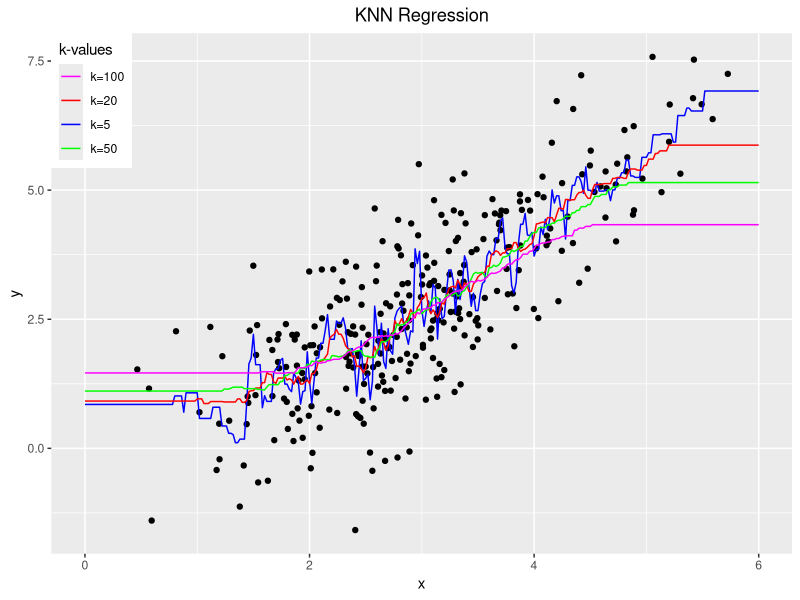
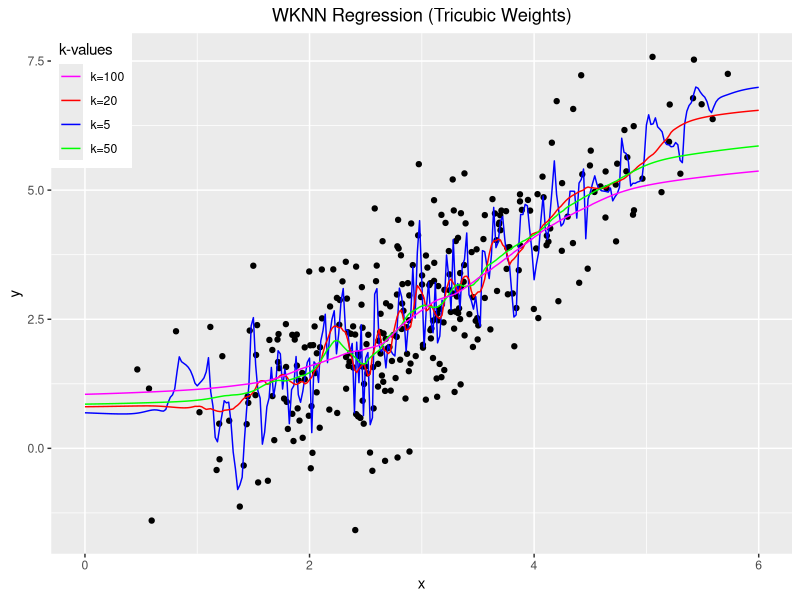
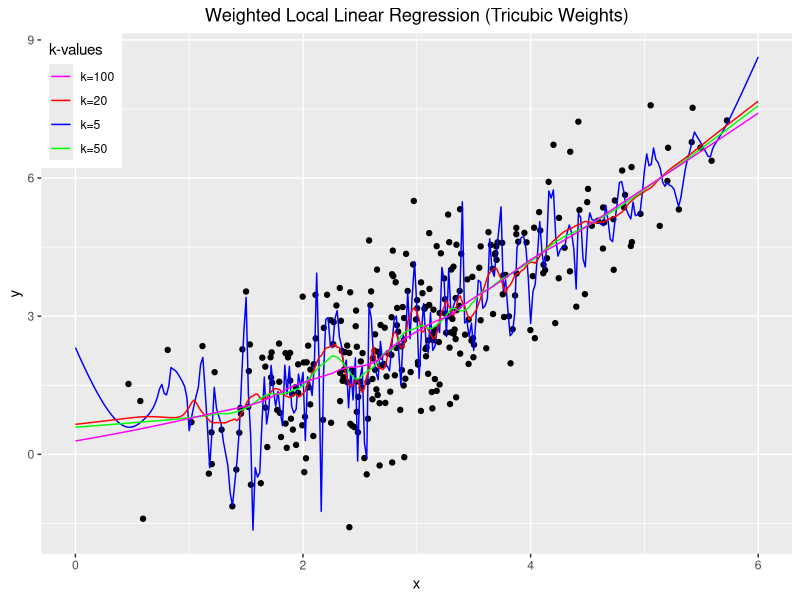
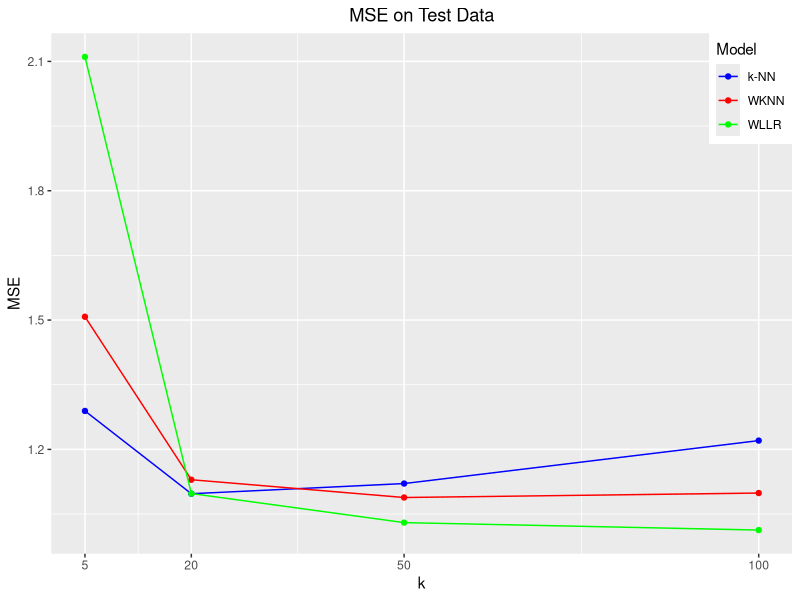

Write R code to recreate these figures, in order.
## ---- chunk 1
library(tidyverse)

set.seed(20231101)

n <- 300
x <- rnorm(n, 3, 1)
e <- rnorm(n, 0, 1)
y <- 0.5 + 0.1 * x + 0.2 * x^2 + e

m <- 300
x_test <- rnorm(m, 3, 1)
e_test <- rnorm(m, 0, 1)
y_test <- 0.5 + 0.1 * x_test + 0.2 * x_test^2 + e_test

x_grid <- seq(0, 6, by=0.02)

## ---- chunk 2
simple_knn <- function(k, x_0, x_data, y_data){
"Returns the k-NN regression prediction for a single x_0 value"
distances <- abs(x_data - x_0)
nearest_indices <- order(distances)[1:k]
return(mean(y_data[nearest_indices]))
}

k_values <- c(5, 20, 50, 100)
x_grid_predictions <- matrix(NA, nrow=length(x_grid), ncol=length(k_values))
for (i in seq_along(k_values)){
  x_grid_predictions[,i] <- map_dbl(x_grid, ~simple_knn(k_values[i], .x, x, y))
}

colors <- c("k=5" = "#0000FF", "k=20" = "#FF0000",
            "k=50" = "#00FF00", "k=100" = "#FF00FF")

ggplot(data.frame(x=x, y=y), aes(x=x, y=y)) +
geom_point() +
geom_line(data=data.frame(x=x_grid, y=x_grid_predictions),
aes(x=x, y=x_grid_predictions[,1], color=paste0("k=",k_values[1]))) +
geom_line(data=data.frame(x=x_grid, y=x_grid_predictions),
aes(x=x, y=x_grid_predictions[,2], color=paste0("k=",k_values[2]))) +
geom_line(data=data.frame(x=x_grid, y=x_grid_predictions),
aes(x=x, y=x_grid_predictions[,3], color=paste0("k=",k_values[3]))) +
geom_line(data=data.frame(x=x_grid, y=x_grid_predictions),
aes(x=x, y=x_grid_predictions[,4], color=paste0("k=",k_values[4]))) +
labs(x="x", y="y", title="KNN Regression", color="k-values") +
theme(plot.title=element_text(hjust=0.5)) +
scale_color_manual(values = colors) +
theme(legend.position = c(0, 1), legend.justification = c(0, 1))

## ---- chunk 3
wknn_tricubic <- function(k, x_0, x_data, y_data){
"Returns the weighted k-NN regression prediction for a
single x_0 value using tricubic weights"
distances <- abs(x_data - x_0)
nearest_indices <- order(distances)[1:k]
k_neighboors <- x_data[nearest_indices]
w_til <- (1-(abs(k_neighboors - x_0) / max(abs(k_neighboors - x_0)))^3)^3
w <- w_til / sum(w_til)
return(sum(w * y_data[nearest_indices]))
}

k_values <- c(5, 20, 50, 100)
x_grid_predictions <- matrix(NA, nrow=length(x_grid), ncol=length(k_values))
for (i in seq_along(k_values)){
  x_grid_predictions[,i] <- map_dbl(x_grid, ~wknn_tricubic(k_values[i], .x, x, y))
}



colors <- c("k=5" = "#0000FF", "k=20" = "#FF0000",
            "k=50" = "#00FF00", "k=100" = "#FF00FF")

ggplot(data.frame(x=x, y=y), aes(x=x, y=y)) +
geom_point() +
geom_line(data=data.frame(x=x_grid, y=x_grid_predictions),
aes(x=x, y=x_grid_predictions[,1], color=paste0("k=",k_values[1]))) +
geom_line(data=data.frame(x=x_grid, y=x_grid_predictions),
aes(x=x, y=x_grid_predictions[,2], color=paste0("k=",k_values[2]))) +
geom_line(data=data.frame(x=x_grid, y=x_grid_predictions),
aes(x=x, y=x_grid_predictions[,3], color=paste0("k=",k_values[3]))) +
geom_line(data=data.frame(x=x_grid, y=x_grid_predictions),
aes(x=x, y=x_grid_predictions[,4], color=paste0("k=",k_values[4]))) +
labs(x="x", y="y", title="WKNN Regression (Tricubic Weights)", color="k-values") +
theme(plot.title=element_text(hjust=0.5)) +
scale_color_manual(values = colors) +
theme(legend.position = c(0, 1), legend.justification = c(0, 1))

## ---- chunk 4
weighted_local_lm <- function(k, x_0, x_data, y_data){
"Returns the prediction of a local linear model with tricubic weights"
distances <- abs(x_data - x_0)
nearest_indices <- order(distances)[1:k]
k_neighboors <- x_data[nearest_indices]
w_til <- (1-(abs(k_neighboors - x_0) / max(abs(k_neighboors - x_0)))^3)^3
w <- w_til / sum(w_til)
w_lm <- lm(y_data[nearest_indices] ~ x_data[nearest_indices], weights=w)
beta_0 <- w_lm$coefficients[1]
beta_1 <- w_lm$coefficients[2]
return(beta_0 + beta_1 * x_0)
}


k_values <- c(5, 20, 50, 100)
x_grid_predictions <- matrix(NA, nrow=length(x_grid), ncol=length(k_values))
for (i in seq_along(k_values)){
  x_grid_predictions[,i] <- map_dbl(x_grid, ~weighted_local_lm(k_values[i], .x, x, y))
}


colors <- c("k=5" = "#0000FF", "k=20" = "#FF0000",
            "k=50" = "#00FF00", "k=100" = "#FF00FF")

ggplot(data.frame(x=x, y=y), aes(x=x, y=y)) +
geom_point() +
geom_line(data=data.frame(x=x_grid, y=x_grid_predictions),
aes(x=x, y=x_grid_predictions[,1], color=paste0("k=",k_values[1]))) +
geom_line(data=data.frame(x=x_grid, y=x_grid_predictions),
aes(x=x, y=x_grid_predictions[,2], color=paste0("k=",k_values[2]))) +
geom_line(data=data.frame(x=x_grid, y=x_grid_predictions),
aes(x=x, y=x_grid_predictions[,3], color=paste0("k=",k_values[3]))) +
geom_line(data=data.frame(x=x_grid, y=x_grid_predictions),
aes(x=x, y=x_grid_predictions[,4], color=paste0("k=",k_values[4]))) +
labs(x="x", y="y",
     title="Weighted Local Linear Regression (Tricubic Weights)", color="k-values") +
theme(plot.title=element_text(hjust=0.5)) +
scale_color_manual(values = colors) +
theme(legend.position = c(0, 1), legend.justification = c(0, 1))

## ---- chunk 5
k_values <- c(5, 20, 50, 100)
mse_test_all <- matrix(NA, nrow=length(k_values), ncol=3)

for (i in seq_along(k_values)){
y_pred <- map_dbl(x_test, ~simple_knn(k_values[i], .x, x, y))
mse_test_all[i,1] <- mean((y_test - y_pred)^2)
y_pred <- map_dbl(x_test, ~wknn_tricubic(k_values[i], .x, x, y))
mse_test_all[i,2] <- mean((y_test - y_pred)^2)
y_pred <- map_dbl(x_test, ~weighted_local_lm(k_values[i], .x, x, y))
mse_test_all[i,3] <- mean((y_test - y_pred)^2)
}

colnames(mse_test_all) <- c("k-NN", "WKNN", "WLLR")
rownames(mse_test_all) <- k_values
mse_test_all


ggplot(data.frame(k=k_values, mse_test_all), aes(x=k, y=mse_test_all)) +
geom_line(aes(x=k, y=mse_test_all[,1], color="k-NN")) +
geom_point(aes(x=k, y=mse_test_all[,1], color="k-NN")) +
geom_line(aes(x=k, y=mse_test_all[,2], color="WKNN")) +
geom_point(aes(x=k, y=mse_test_all[,2], color="WKNN")) +
geom_line(aes(x=k, y=mse_test_all[,3], color="WLLR")) +
geom_point(aes(x=k, y=mse_test_all[,3], color="WLLR")) +
labs(x="k", y="MSE", title="MSE on Test Data", color="Model") +
theme(plot.title=element_text(hjust=0.5)) +
scale_x_continuous(breaks = k_values) +
scale_color_manual(values = c("k-NN" = "#0000FF", "WKNN" = "#FF0000",
                              "WLLR" = "#00FF00")) +
theme(legend.position = c(1, 1), legend.justification = c(1, 1))

